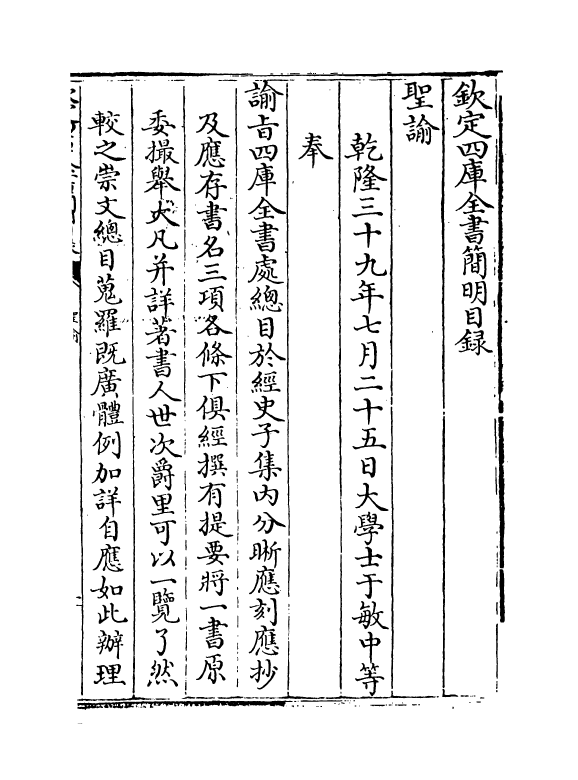
#> input picture benchmark/corpus/guji/images/page_001.png, 1155 x 1559 px (shown at 1/2 size)
$ python -i page_ink.py   (imports and definitions only)
#> lines starting #> are read from the running program, lines starting #| are printed output that depends on the picture
"""Measure how much of a scanned page actually has ink on it.

This is the only *measurement* in the pipeline that can tell a blank leaf from a
page nobody managed to read. Everything else about a textless page is inference:
two engines reporting no lines is equally the signature of a crashed worker, a
mis-decoded raster and a genuinely empty leaf (issue #74). Ink coverage answers a
different question — "is there anything on this page to read at all?" — and it
answers it from the pixels the engines were given.

The measurement is deliberately coarse and deterministic: the page is reduced to a
bounded size, converted to luminance, and the share of pixels darker than a fixed
threshold is reported. It is not an image-quality metric and must not be used as
one; at this resolution it exists to separate ~0% (blank) from "there is a picture
here" (a plate) and from "there is a page of text here".
"""

from __future__ import annotations

from dataclasses import dataclass
from pathlib import Path

from PIL import Image

#: Longest side kept for the measurement. Big enough that a woodblock page and a
#: sparse title page differ clearly, small enough for a 562-page book to stay cheap.
DEFAULT_MAX_DIMENSION = 512

#: Luminance below which a pixel counts as ink. Scans sit on a light background
#: with scanner noise; 200/255 keeps visible marks and drops the noise floor.
DEFAULT_INK_THRESHOLD = 200


@dataclass(frozen=True, slots=True)
class InkMeasurement:
    """Ink coverage of one page, with the parameters that produced it."""

    ratio: float
    width: int
    height: int
    max_dimension: int
    threshold: int

    def __post_init__(self) -> None:
        if not 0.0 <= self.ratio <= 1.0:
            raise ValueError("ink ratio must be between 0 and 1")


def measure_page_ink(
    path: Path | str,
    *,
    max_dimension: int = DEFAULT_MAX_DIMENSION,
    threshold: int = DEFAULT_INK_THRESHOLD,
) -> InkMeasurement:
    """Measure ink coverage of one page image.

    Raises ``OSError`` when the raster cannot be read (missing or damaged file);
    callers treat that as "no measurement", never as "blank".
    """
#> called with max_dimension = 512, threshold = 200

    if max_dimension < 1:
        raise ValueError("max_dimension must be positive")
    if not 0 <= threshold <= 255:
        raise ValueError("threshold must be between 0 and 255")

    with Image.open(Path(path)) as opened:
#> opened is the input picture: PIL image 1155x1559 RGB; min 0, max 255, mean 235.2
        grey = opened.convert("L")
        if max(grey.size) > max_dimension:
            scale = max_dimension / max(grey.size)
#> scale = 0.328
            size = (
                max(1, round(grey.width * scale)),
                max(1, round(grey.height * scale)),
            )
#> size = (379, 512)
            grey = grey.resize(size)
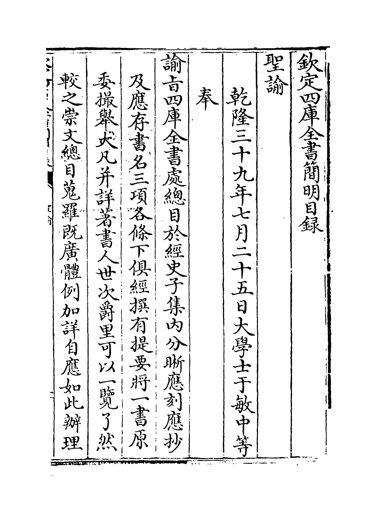
#> grey: PIL image 379x512 L; min 0, max 255, mean 234.6

    histogram = grey.histogram()
#> histogram = 256 values, max 160693 at index 255, min 75 at index 8, mean 758
    total = sum(histogram)
#> total = 194048
    if not total:
        return InkMeasurement(0.0, grey.width, grey.height, max_dimension, threshold)
    dark = sum(histogram[:threshold])
#> dark = 23107
    return InkMeasurement(
        ratio=dark / total,
        width=grey.width,
        height=grey.height,
        max_dimension=max_dimension,
        threshold=threshold,
    )

>>> result = measure_page_ink('../../../benchmark/corpus/guji/images/page_001.png')

$ run again, on benchmark/corpus/guji/images/page_002.png
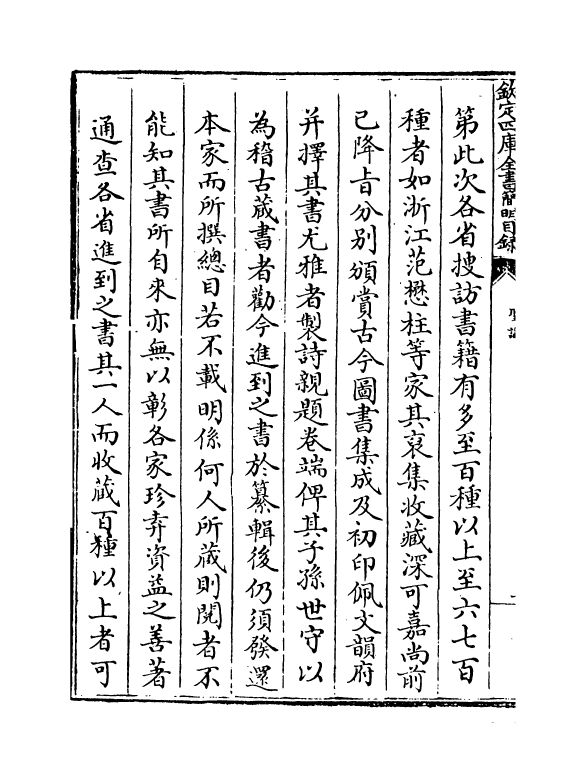
#> input picture benchmark/corpus/guji/images/page_002.png, 1170 x 1556 px (shown at 1/2 size)
#> in measure_page_ink, opened is the input picture: PIL image 1170x1556 RGB; min 0, max 255, mean 230.2
#> in measure_page_ink, `grey = grey.resize(size)`:
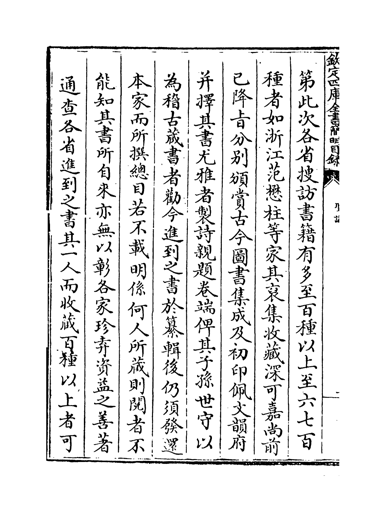
#> grey: PIL image 385x512 L; min 0, max 255, mean 229.6
#> histogram = 256 values, max 155437 at index 255, min 90 at index 136, mean 770
#> total = 197120
#> dark = 29035

$ run again, on benchmark/corpus/guji/images/page_003.png
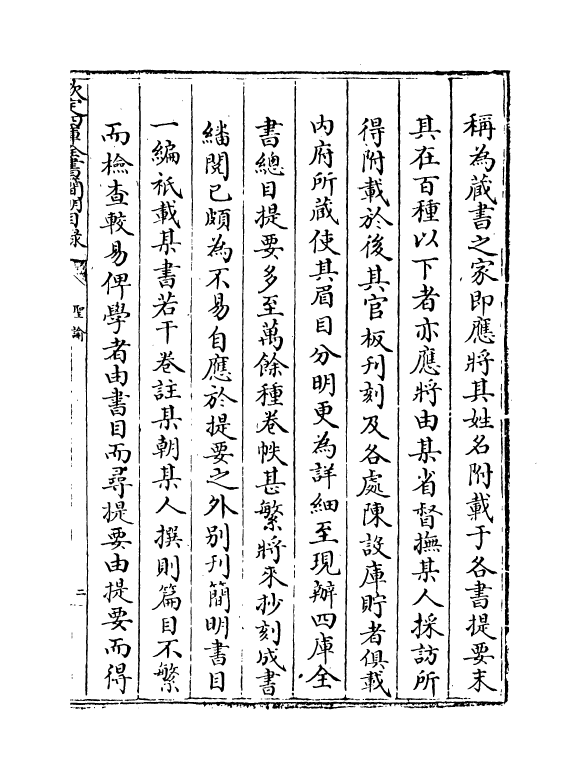
#> input picture benchmark/corpus/guji/images/page_003.png, 1160 x 1559 px (shown at 1/2 size)
#> in measure_page_ink, opened is the input picture: PIL image 1160x1559 RGB; min 0, max 255, mean 232.2
#> in measure_page_ink, `grey = grey.resize(size)`:
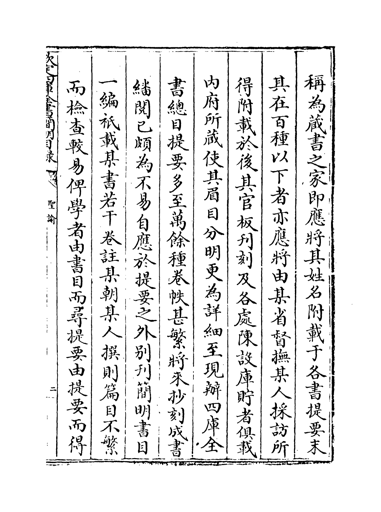
#> grey: PIL image 381x512 L; min 0, max 255, mean 231.6
#> histogram = 256 values, max 154130 at index 255, min 99 at index 42, mean 762
#> total = 195072
#> dark = 26889
